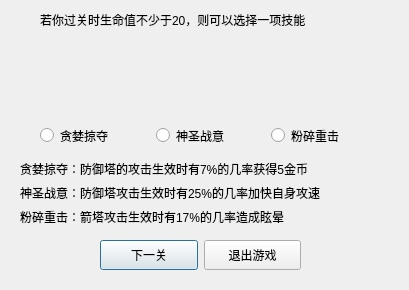
<?xml version="1.0" encoding="UTF-8"?>
<ui version="4.0">
 <class>Dialog</class>
 <widget class="QDialog" name="Dialog">
  <property name="geometry">
   <rect>
    <x>0</x>
    <y>0</y>
    <width>409</width>
    <height>290</height>
   </rect>
  </property>
  <property name="windowTitle">
   <string>Dialog</string>
  </property>
  <widget class="QWidget" name="horizontalLayoutWidget">
   <property name="geometry">
    <rect>
     <x>40</x>
     <y>110</y>
     <width>341</width>
     <height>51</height>
    </rect>
   </property>
   <layout class="QHBoxLayout" name="horizontalLayout">
    <item>
     <widget class="QRadioButton" name="radioButton">
      <property name="sizePolicy">
       <sizepolicy hsizetype="Preferred" vsizetype="Preferred">
        <horstretch>0</horstretch>
        <verstretch>0</verstretch>
       </sizepolicy>
      </property>
      <property name="text">
       <string>贪婪掠夺</string>
      </property>
     </widget>
    </item>
    <item>
     <widget class="QRadioButton" name="radioButton_2">
      <property name="sizePolicy">
       <sizepolicy hsizetype="Preferred" vsizetype="Preferred">
        <horstretch>0</horstretch>
        <verstretch>0</verstretch>
       </sizepolicy>
      </property>
      <property name="text">
       <string>神圣战意</string>
      </property>
     </widget>
    </item>
    <item>
     <widget class="QRadioButton" name="radioButton_3">
      <property name="sizePolicy">
       <sizepolicy hsizetype="Preferred" vsizetype="Preferred">
        <horstretch>0</horstretch>
        <verstretch>0</verstretch>
       </sizepolicy>
      </property>
      <property name="text">
       <string>粉碎重击</string>
      </property>
     </widget>
    </item>
   </layout>
  </widget>
  <widget class="QWidget" name="horizontalLayoutWidget_2">
   <property name="geometry">
    <rect>
     <x>100</x>
     <y>240</y>
     <width>201</width>
     <height>30</height>
    </rect>
   </property>
   <layout class="QHBoxLayout" name="horizontalLayout_2">
    <item>
     <widget class="QPushButton" name="pushButton">
      <property name="sizePolicy">
       <sizepolicy hsizetype="Preferred" vsizetype="Preferred">
        <horstretch>0</horstretch>
        <verstretch>0</verstretch>
       </sizepolicy>
      </property>
      <property name="text">
       <string>下一关</string>
      </property>
     </widget>
    </item>
    <item>
     <widget class="QPushButton" name="pushButton_2">
      <property name="sizePolicy">
       <sizepolicy hsizetype="Preferred" vsizetype="Preferred">
        <horstretch>0</horstretch>
        <verstretch>0</verstretch>
       </sizepolicy>
      </property>
      <property name="text">
       <string>退出游戏</string>
      </property>
     </widget>
    </item>
   </layout>
  </widget>
  <widget class="QLabel" name="label">
   <property name="enabled">
    <bool>true</bool>
   </property>
   <property name="geometry">
    <rect>
     <x>40</x>
     <y>10</y>
     <width>331</width>
     <height>20</height>
    </rect>
   </property>
   <property name="text">
    <string>若你过关时生命值不少于20，则可以选择一项技能</string>
   </property>
  </widget>
  <widget class="QWidget" name="verticalLayoutWidget">
   <property name="geometry">
    <rect>
     <x>20</x>
     <y>160</y>
     <width>419</width>
     <height>65</height>
    </rect>
   </property>
   <layout class="QVBoxLayout" name="verticalLayout">
    <item>
     <widget class="QLabel" name="label_2">
      <property name="text">
       <string>贪婪掠夺：防御塔的攻击生效时有7%的几率获得5金币</string>
      </property>
     </widget>
    </item>
    <item>
     <widget class="QLabel" name="label_3">
      <property name="text">
       <string>神圣战意：防御塔攻击生效时有25%的几率加快自身攻速</string>
      </property>
     </widget>
    </item>
    <item>
     <widget class="QLabel" name="label_4">
      <property name="text">
       <string>粉碎重击：箭塔攻击生效时有17%的几率造成眩晕</string>
      </property>
     </widget>
    </item>
   </layout>
  </widget>
 </widget>
 <resources/>
 <connections>
  <connection>
   <sender>pushButton_2</sender>
   <signal>clicked()</signal>
   <receiver>Dialog</receiver>
   <slot>reject()</slot>
   <hints>
    <hint type="sourcelabel">
     <x>176</x>
     <y>53</y>
    </hint>
    <hint type="destinationlabel">
     <x>124</x>
     <y>49</y>
    </hint>
   </hints>
  </connection>
 </connections>
</ui>
